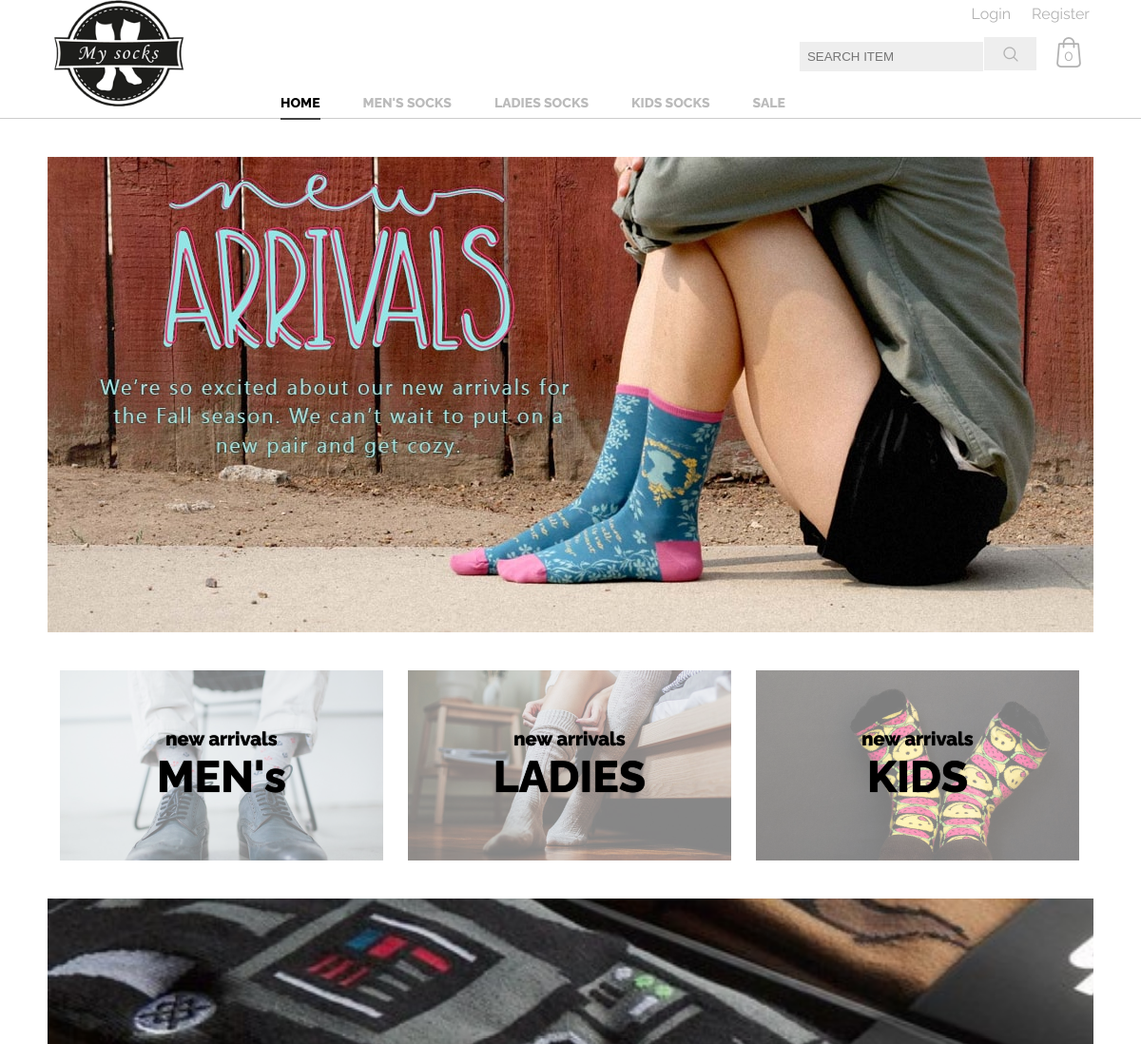
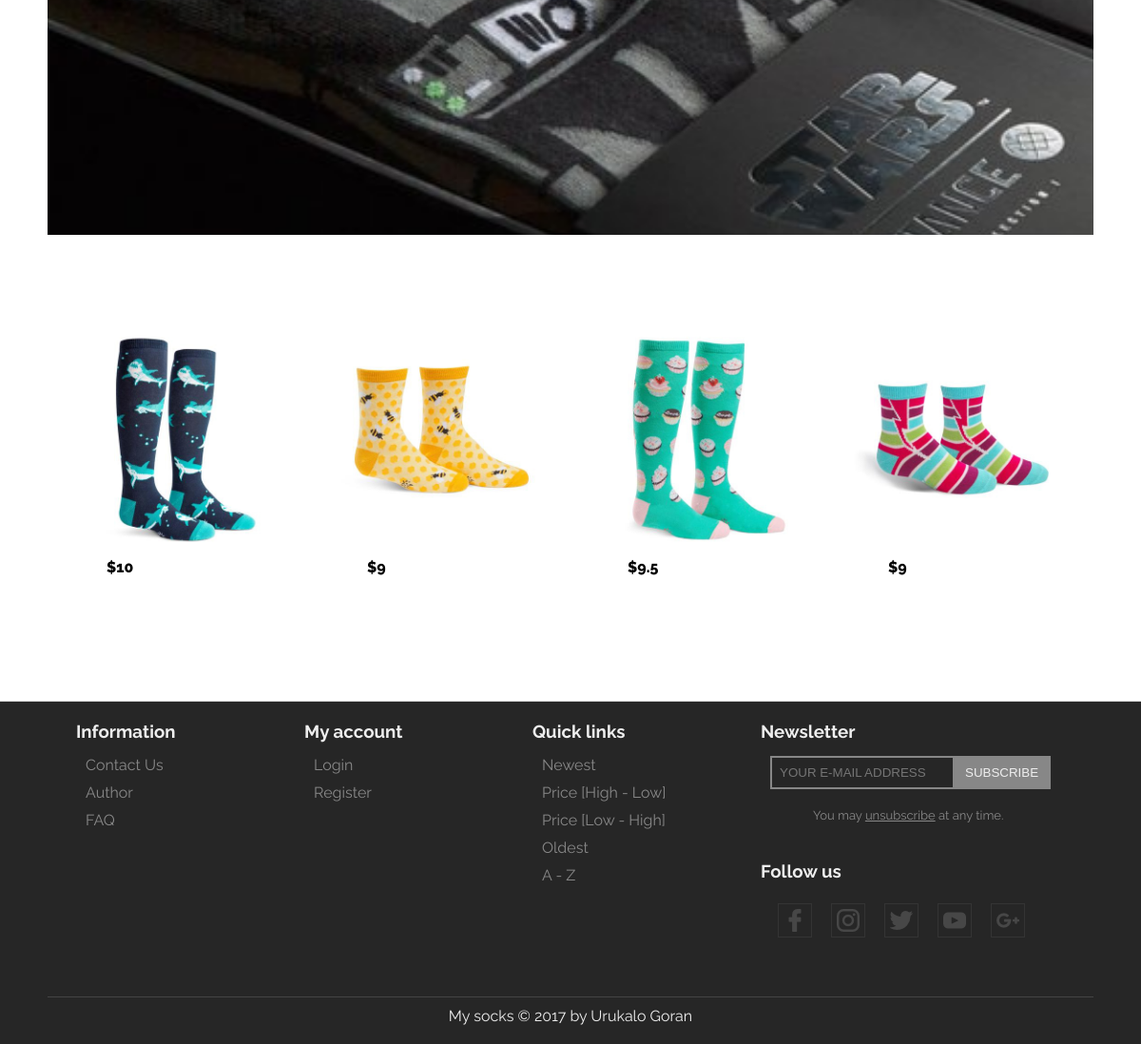
The page / on the database its author committed (2 pictures, top to bottom).
### tables this page shows
CREATE TABLE IF NOT EXISTS `meni` (
  `meniID` int(2) NOT NULL AUTO_INCREMENT,
  `meni` varchar(55) NOT NULL,
  `link` varchar(254) NOT NULL,
  PRIMARY KEY (`meniID`)
);

CREATE TABLE IF NOT EXISTS `product` (
  `productID` int(10) NOT NULL AUTO_INCREMENT,
  `productName` varchar(127) NOT NULL,
  `price` int(6) NOT NULL,
  `colorID` int(2) NOT NULL,
  `imgLink` varchar(127) NOT NULL,
  `imgAlt` varchar(127) NOT NULL,
  `description` varchar(254) NOT NULL,
  `materialID` int(2) NOT NULL,
  `patternID` int(2) NOT NULL,
  `userAddID` int(10) NOT NULL,
  `timeProductAdd` int(12) NOT NULL,
  `timeLastChange` int(12) NOT NULL,
  `forMWK` int(1) NOT NULL,
  `categoryID` int(2) NOT NULL,
  `saleProcent` int(2) NOT NULL,
  `quantity` int(10) NOT NULL,
  PRIMARY KEY (`productID`)
);

### cont/index_cont.php (the view, shortened to what this page needs)
<div id='index_slider'></div>
<div class="typeshowcase">
    <div class="tsbox">
    <a href='index.php?page=11&lpos=2&forKid=0'>
        <div class="newarrivals">
            new arrivals
        </div>
        <div class="men_women_kid_nar">
            MEN's
        </div>
        <div class="tsboximage tsmen"></div>
    </a>
    </div>
    <div class="tsbox">
    <a href='index.php?page=11&lpos=3&forKid=0'>
        <div class="newarrivals">
            new arrivals
        </div>
        <div class="men_women_kid_nar">
            LADIES
        </div>
        <div class="tsboximage tswomen"></div>
    </a>
    </div>
    <div class="tsbox">
    <a href='index.php?page=11&lpos=4&forKid=1'>
        <div class="newarrivals">
            new arrivals
        </div>
        <div class="men_women_kid_nar">
            KIDS
        </div>
        <div class="tsboximage tskid"></div>
    </a>
    </div>
</div>
<div id="index_paralex"></div>
<div class="showcaseproducts">
<?php
    include("dbconnection.php");
    $query = "SELECT * FROM product ORDER BY RAND() LIMIT 4";
    $result = mysql_query($query, $connect);
    while($row = mysql_fetch_array($result)){
        echo "<a class='oneproductbody' href='index.php?page=12&productID=".$row['productID']."'>
                <figure class='opbimagehlight'>
                <img src='".$row['imgLink']."' alt='".$row['imgAlt']."'/>
                    <figcaption>
                        <h2>".$row['productName']."</h2>
                        <p>".substr($row['description'], 0 , 25)."...</p>
                    </figcaption>
                </figure>
                <div class='opbtextblock'>";
                echo"<div class='opbbpricenow'>$".(($row['price'] - ($row['saleProcent']/100)*$row['price'])/100)."</div>";
                echo"</div>
            </a>";
    }
?>
</div>

### index.php (shortened to what this page needs)
<!DOCTYPE html>
<html>
<head>
	<link rel="stylesheet" type="text/css" href="css/mystyle.css">
</head>
<body>
	<div id="site">
	<?php
		include("cont/visit_cont.php");
		$page = '1';
		include("cont/header_cont.php");
        $contpages = array(
        '0' => "404.php",
        '1' => "cont/index_cont.php",
        '2' => "cont/author_cont.php",
        '3' => "cont/login_cont.php",
        '4' => "cont/register_cont.php",
        '5' => "cont/search_cont.php",
		'6' => "cont/newsletter_cont.php",
		'7' => "cont/unsubscribe_cont.php",
		'8' => "cont/forgotpassword_cont.php",
		'9' => "cont/faq_cont.php",
		'10' => "cont/contactus_cont.php",
		'11' => "cont/product_cont.php",
		'12' => "cont/oneproduct_cont.php",
		'13' => "cont/shoppingbag_cont.php",
		'14' => "logout.php",
		'15' => "cont/myprofil_cont.php"
        );
		echo "<div class='container wmax'>";
        if(isset($contpages[$page]))
          	include($contpages[$page]);
        else
        	include($contpages['0']);
		echo "</div>";
		include("cont/footer_cont.php");
	?>
	</div>
</body>
</html>

### cont/header_cont.php (shortened to what this page needs)
<div id='header' class='wmax'>
    <div><a href='index.php?page=1' class='logoimage'></a></div>
    <div class='header_rightside'>
        <div class='login_cont'>
        <?php
        if(!isset($_SESSION['role'])){
        echo"
            <div class='login'>
                <a class='header_log_link' href='index.php?page=3'>Login</a>
            </div>
            <div class='register'>
                <a class='header_log_link' href='index.php?page=4'>Register</a>
            </div>
        ";}
        else{
            echo"
            <div class='logout'>
                <a class='header_log_link' href='index.php?page=14'>Logout</a>
            </div>
            ";
        }
        ?>
        </div>
        <div class='search_cart'>
            <form id='searchitem_form' action='cont/search_cont.php' method='POST' onsubmit='return sendme();'>
                <input type='text' name='searchtext' id='searchtext' class='' placeholder='SEARCH ITEM'>
                <input type='submit' name='submintsearch' id='submitsearch' class='' value=''>
            </form>
            <a href='index.php?page=13' class='shoppingbag'>
                <?php
                    if(isset($_SESSION['numBagItems'])){
                        echo $_SESSION['numBagItems'];
                    }
                    else{
                        echo "0";
                    }
                ?>
            </a>
        </div>
        <div class='navmenu'>
            <ul id='example-one'>
                <?php
                    include("dbconnection.php");
                    $query = sprintf("SELECT * FROM meni");
                    $result = mysql_query($query, $connect);
                    $lpos = isset($_REQUEST['lpos']) ? $_REQUEST['lpos'] : 0;
                    $lpos = $page == '1'? 1 : $lpos;
                    while($row = mysql_fetch_array($result)){
                        if($row['meniID'] == $lpos){
                            echo
                            "<li class='current_page_item'>
                                <a href='".$row['link']."&lpos=".$row['meniID']."' class='menulink'>".$row['meni']."</a>
                            </li>";
                        }
                        else{
                            echo
                            "<li>
                                <a href='".$row['link']."&lpos=".$row['meniID']."' class='menulink'>".$row['meni']."</a>
                            </li>";
                        }
                    }
                ?>
            </ul>
        </div>
    </div>
</div>
<div class='headerhr'></div>

### cont/footer_cont.php (shortened to what this page needs)
<div id="footer">
    <div class='footercont wmax'>
        <div class="footerblock">
            <h3>Information</h3>
            <ul>
                <li><a href="index.php?page=10">Contact Us</a></li>
                <li><a href="index.php?page=2">Author</a></li>
                <li><a href="index.php?page=9">FAQ</a></li>
            </ul>
        </div>
        <div class="footerblock">
            <h3>My account</h3>
            <ul>
            <?php
                if(!isset($_SESSION['role'])){
                echo"
                    <li><a href='index.php?page=3'>Login</a></li>
                    <li><a href='index.php?page=4'>Register</a></li>
                    ";
                }
            ?>
            </ul>
        </div>
        <div class="footerblock">
            <h3>Quick links</h3>
            <ul>
                <li><a href="index.php?page=11&sortQuickLinks=1">Newest</a></li>
                <li><a href="index.php?page=11&sortQuickLinks=2">Price [High - Low]</a></li>
                <li><a href="index.php?page=11&sortQuickLinks=3">Price [Low - High]</a></li>
                <li><a href="index.php?page=11&sortQuickLinks=4">Oldest</a></li>
                <li><a href="index.php?page=11&sortQuickLinks=5">A - Z</a></li>
            </ul>
        </div>
        <div class="footerblock footernl">
            <div class='footernltop'>
                <h3>Newsletter</h3>
                <ul>
                    <li>
                        <form id='newsletterform' action='index.php?page=6' method='POST' onsubmit="return sendsubscribe();">
                            <input type='text' name='nlmail' id='nlmail' placeholder='YOUR E-MAIL ADDRESS' oninput="setCustomValidity('');">
                            <input type='submit' name='nlsubmit' id='nlsubmit' value='SUBSCRIBE'>
                        </form>
                    </li>
                    <p class='footerunsub'>You may <a href='index.php?page=7'>unsubscribe</a> at any time.</p>
                </ul>
            </div>
            <div class='footernlbottom'>
                <h3>Follow us</h3>
                <ul class='footersocial'>
                    <li><a href="https://www.facebook.com/" class='footersocialimg fimgfb'></a></li>
                    <li><a href="https://www.instagram.com/" class='footersocialimg fimginst'></a></li>
                    <li><a href="https://twitter.com/" class='footersocialimg fimgtw'></a></li>
                    <li><a href="https://www.youtube.com/" class='footersocialimg fimgyt'></a></li>
                    <li><a href="https://plus.google.com/" class='footersocialimg fimggp'></a></li>
                </ul>
            </div>
        </div>
    </div>
    <div class="footercrline wmax"></div>
    <div class='footercopyright'>My socks &copy; 2017 by Urukalo Goran</div>
</div>

### rows shown on the page
meni: meni "HOME"
meni: meni "MEN'S SOCKS"
meni: meni "LADIES SOCKS"
meni: meni "KIDS SOCKS"
meni: meni "SALE"
product: imgLink (picture), ($row['price'] - ($row['saleProcent']/100)*$row['price'])/100 "10"
product: imgLink (picture), ($row['price'] - ($row['saleProcent']/100)*$row['price'])/100 "9"
product: imgLink (picture), ($row['price'] - ($row['saleProcent']/100)*$row['price'])/100 "9.5"
product: imgLink (picture), ($row['price'] - ($row['saleProcent']/100)*$row['price'])/100 "9"
